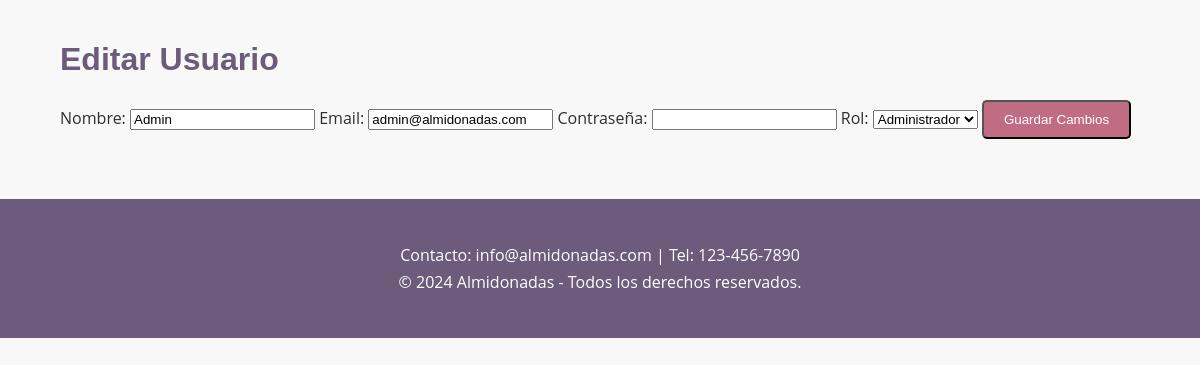
/admin/usuarios/edit.php?id=1 (signed in), run on the app's committed database.
### tables this page shows
CREATE TABLE Usuarios (
    id INT AUTO_INCREMENT PRIMARY KEY,
    nombre VARCHAR(100) NOT NULL,
    email VARCHAR(100) NOT NULL UNIQUE,
    password VARCHAR(255) NOT NULL,
    role ENUM('admin', 'cliente') NOT NULL,
    fecha_registro TIMESTAMP DEFAULT CURRENT_TIMESTAMP
);

### admin/usuarios/edit.php (the view, shortened to what this page needs)
<?php
include '../../includes/conexion.php';
$id = $_GET['id'];
$stmt = $conn->prepare("SELECT * FROM Usuarios WHERE id = :id");
$stmt->execute(['id' => $id]);
$usuario = $stmt->fetch(PDO::FETCH_ASSOC);
?>
<!DOCTYPE html>
<html lang="es">
<head>
    <link rel="stylesheet" href="../../assets/css/styles.css">
</head>
<body>
    <div class="container">
        <h1>Editar Usuario</h1>
        <form action="edit.php?id=<?php echo $id; ?>" method="POST">
            <label for="nombre">Nombre:</label>
            <input type="text" name="nombre" value="<?php echo $usuario['nombre']; ?>" required>
            <label for="email">Email:</label>
            <input type="email" name="email" value="<?php echo $usuario['email']; ?>" required>
            <label for="password">Contraseña:</label>
            <input type="password" name="password" required>
            <label for="role">Rol:</label>
            <select name="role" required>
                <option value="admin" <?php echo ($usuario['role'] === 'admin') ? 'selected' : ''; ?>>Administrador</option>
            </select>
            <button type="submit" class="btn">Guardar Cambios</button>
        </form>
    </div>
    <?php include '../../templates/footer.php'; ?>
</body>
</html>

### assets/css/styles.css (style rules this page uses)
body { font-family: "Open Sans", sans-serif; margin: 0; padding: 0; background-color: #f8f8f8; color: #2e2e2e; }
.container { width: 90%; max-width: 1200px; margin: 0 auto; padding: 20px; }
h1, h2, h3 { font-family: "Poppins", sans-serif; color: #6c5b7b; }
.btn { display: inline-block; padding: 10px 20px; background-color: #c06c84; color: white; text-decoration: none; border-radius: 5px; transition: background-color 0.3s ease; }

### data on the page
usuarios: nombre "Admin", email "admin@almidonadas.com", role "Administrador"
